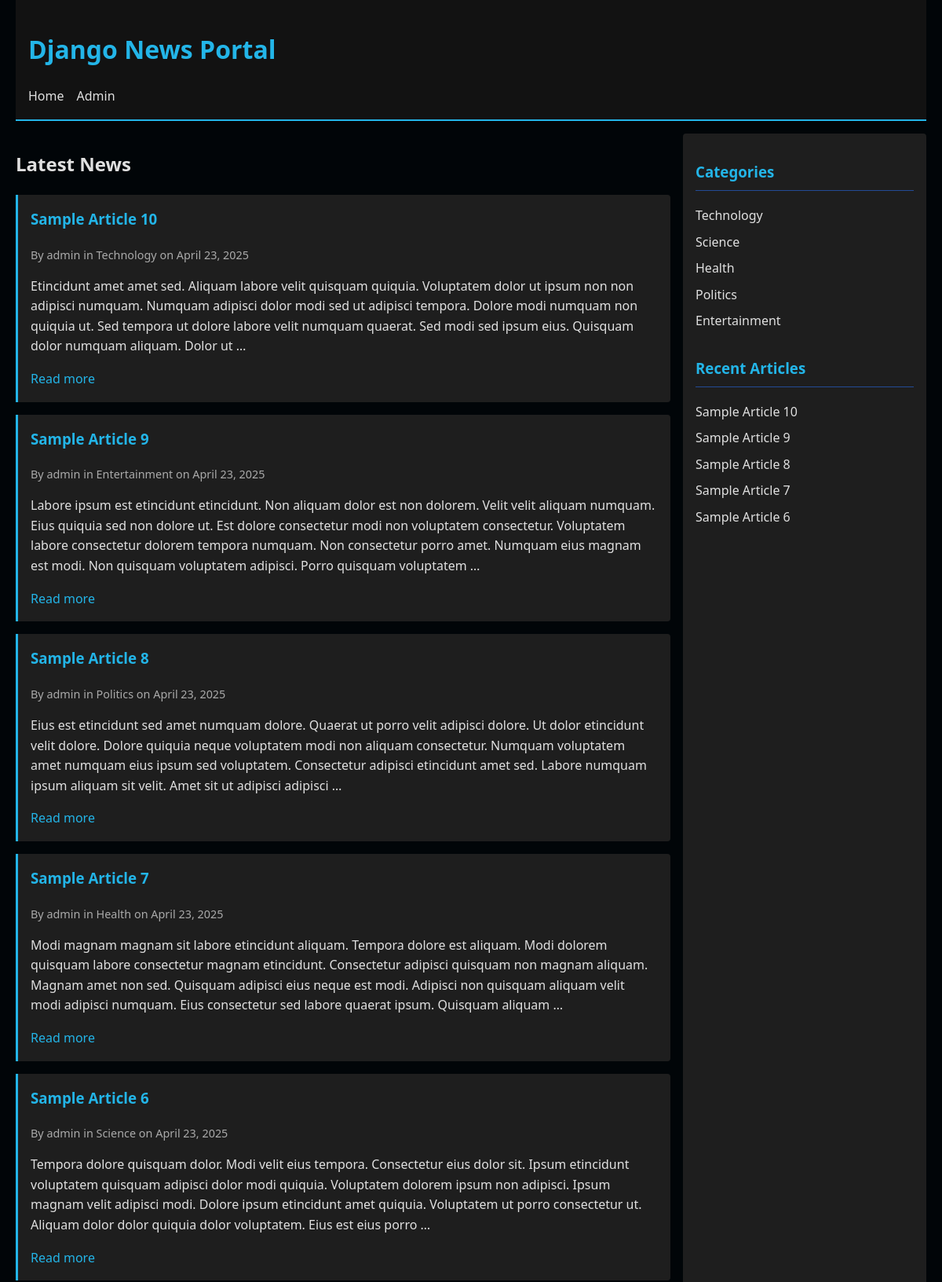
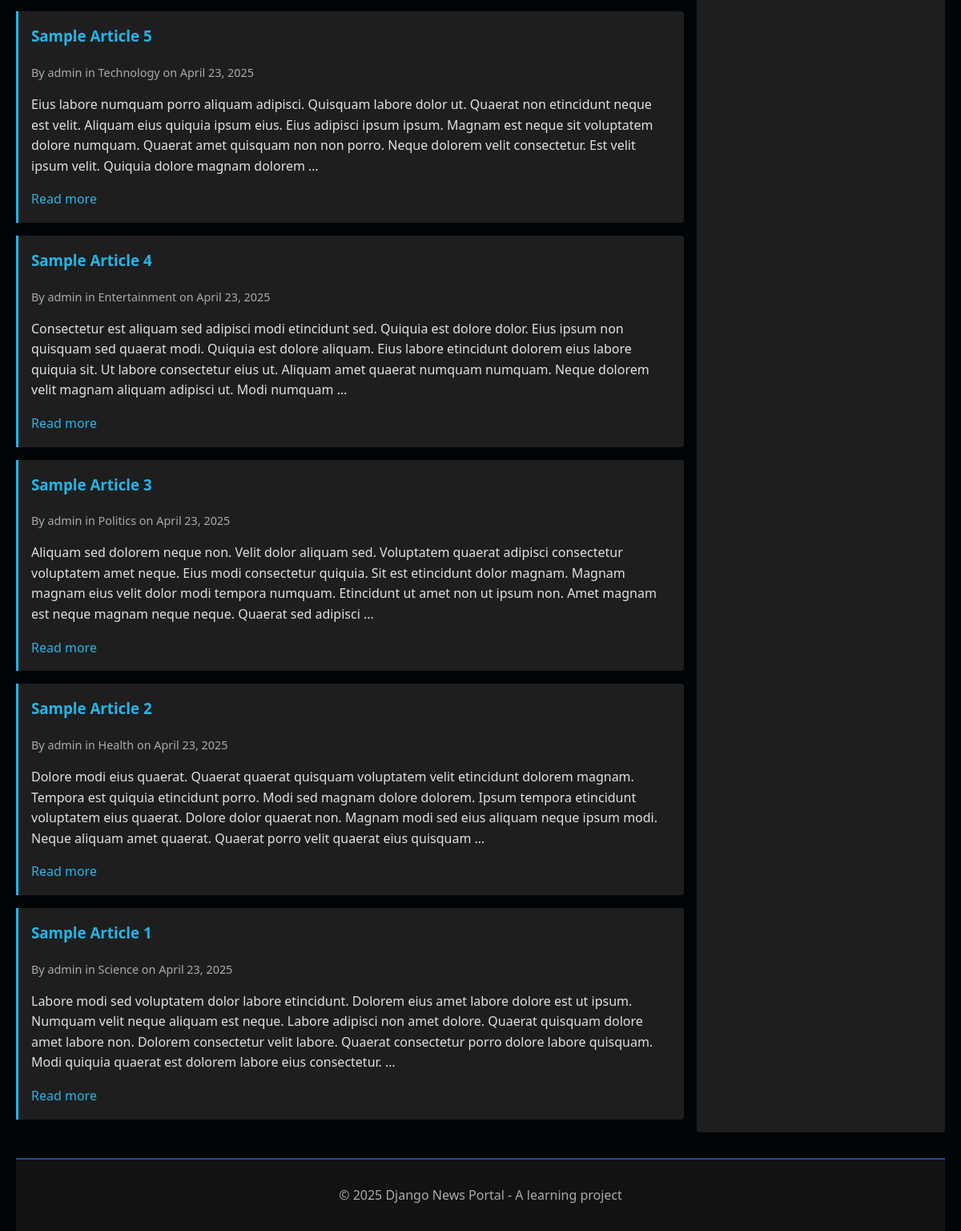
The page / on the database its author committed (2 pictures, top to bottom).
### news/models.py (models this page shows, shortened)
class Article(models.Model):
    STATUS_CHOICES = (
        ("draft", "Draft"),
        ("published", "Published"),
    )
    title = models.CharField(max_length=200)
    slug = models.SlugField(unique=True)
    content = models.TextField()
    image = models.ImageField(upload_to="articles/", blank=True)
    published_date = models.DateTimeField(auto_now_add=True)
    status = models.CharField(max_length=10, choices=STATUS_CHOICES, default="draft")
    category = models.ForeignKey(Category, on_delete=models.CASCADE, related_name="articles")
    author = models.ForeignKey(User, on_delete=models.CASCADE, related_name="articles")
    class Meta:
        ordering = ["-published_date"]
    def get_absolute_url(self):
        return reverse("news:article_detail", kwargs={"slug": self.slug})

class Category(models.Model):
    name = models.CharField(max_length=100)
    slug = models.SlugField(unique=True)
    class Meta:
        verbose_name_plural = "categories"

### news/views.py (the view)
# urls.py: path("", views.ArticleListView.as_view(), name="home"),
class ArticleListView(ListView):
    model = Article
    template_name = "news/home.html"
    context_object_name = "latest_articles"
    def get_queryset(self):
        return Article.objects.filter(status="published")
    def get_context_data(self, **kwargs):
        context = super().get_context_data(**kwargs)
        context["categories"] = Category.objects.all()
        context["recent_articles"] = Article.objects.filter(
            status="published"
        ).order_by("-published_date")[:5]
        return context

### news/templates/news/home.html (shortened to what this page needs)
{% extends "news/base.html" %}
{% block content %}
    <h2>Latest News</h2>
    {% for article in latest_articles %}
        <article class="article-card">
            <h3 class="article-card__title">
                <a href="{{ article.get_absolute_url }}" class="article-card__link">{{ article.title }}</a>
            </h3>
            <div class="article-card__meta">
                <span>By {{ article.author.username }}</span>
                <span>in {{ article.category.name }}</span>
                <span>on {{ article.published_date|date:"F j, Y" }}</span>
            </div>
            <div class="article-card__content">
                <p>{{ article.content|truncatewords:50 }}</p>
                <a href="{{ article.get_absolute_url }}" class="article-card__link">Read more</a>
            </div>
        </article>
    {% empty %}
        <p>No articles available.</p>
    {% endfor %}
{% endblock %}

### news/templates/news/base.html (shortened to what this page needs)
<!DOCTYPE html>
<html lang="en">
<head>
</head>
<body>
    <header class="header">
        <h1><a href="{% url 'news:home' %}" class="header__title">Django News Portal</a></h1>
        <nav class="nav">
            <ul class="nav__list">
                <li class="nav__item"><a href="{% url 'news:home' %}" class="nav__link">Home</a></li>
                <li class="nav__item"><a href="{% url 'admin:index' %}" class="nav__link">Admin</a></li>
            </ul>
        </nav>
    </header>
    <div class="layout">
        <main class="layout__main">
            {% block content %}{% endblock %}
        </main>
        <aside class="layout__sidebar">
            <section class="sidebar-section">
                <h3 class="sidebar-section__title">Categories</h3>
                <ul class="sidebar-list">
                    {% for category in categories %}
                        <li class="sidebar-list__item">
                            <a href="{{ category.get_absolute_url }}" class="sidebar-list__link">{{ category.name }}</a>
                        </li>
                    {% empty %}
                        <li class="sidebar-list__item">No categories available</li>
                    {% endfor %}
                </ul>
            </section>
            <section class="sidebar-section">
                <h3 class="sidebar-section__title">Recent Articles</h3>
                <ul class="sidebar-list">
                    {% for article in recent_articles %}
                        <li class="sidebar-list__item">
                            <a href="{{ article.get_absolute_url }}" class="sidebar-list__link">{{ article.title }}</a>
                        </li>
                    {% empty %}
                        <li class="sidebar-list__item">No recent articles</li>
                    {% endfor %}
                </ul>
            </section>
        </aside>
    </div>
    <footer class="footer">
        <p>&copy; {% now "Y" %} Django News Portal - A learning project</p>
    </footer>
</body>
</html>

### news/templates/news/base.html (style rules this page uses)
:root { --color-primary: #23B5E8; --color-secondary: #234B96; --color-black: #010508; --color-dark: #121212; --color-dark-lighter: #1E1E1E; --color-text: #E0E0E0; --color-text-muted: #AAAAAA; }
body { font-family: 'Segoe UI', Tahoma, Geneva, Verdana, sans-serif; line-height: 1.6; color: var(--color-text); background-color: var(--color-black); max-width: 1200px; margin: 0 auto; padding: 0 20px; }
.header { background-color: var(--color-dark); padding: 1rem; margin-bottom: 1rem; border-bottom: 2px solid var(--color-primary); }
.header__title { color: var(--color-primary); text-decoration: none; }
.nav__list { display: flex; list-style: none; padding: 0; margin: 0; }
.nav__item { margin-right: 1rem; }
.nav__link { color: var(--color-text); text-decoration: none; padding: 0.5rem 0; border-bottom: 2px solid transparent; transition: border-color 0.3s; }
.layout { display: flex; flex-wrap: wrap; }
.layout__main { flex: 3; min-width: 60%; }
.layout__sidebar { flex: 1; min-width: 250px; margin-left: 1rem; background-color: var(--color-dark-lighter); padding: 1rem; border-radius: 4px; }
.article-card { background-color: var(--color-dark-lighter); border-left: 3px solid var(--color-primary); padding: 1rem; margin-bottom: 1rem; border-radius: 0 4px 4px 0; }
.article-card__title { color: var(--color-primary); margin-top: 0; }
.article-card__link { color: var(--color-primary); text-decoration: none; }
.article-card__meta { color: var(--color-text-muted); font-size: 0.9rem; margin-bottom: 1rem; }
.article-card__content { margin-top: 1rem; }
.sidebar-section { margin-bottom: 2rem; }
.sidebar-section__title { color: var(--color-primary); border-bottom: 1px solid var(--color-secondary); padding-bottom: 0.5rem; }
.sidebar-list { list-style: none; padding: 0; }
.sidebar-list__item { margin-bottom: 0.5rem; }
.sidebar-list__link { color: var(--color-text); text-decoration: none; transition: color 0.3s; }
.footer { background-color: var(--color-dark); color: var(--color-text-muted); padding: 1rem; margin-top: 2rem; text-align: center; border-top: 2px solid var(--color-secondary); }

### rows shown on the page
Article: title "Sample Article 10", author.username "admin", category.name "Technology", published_date "April 23, 2025", content "Etincidunt amet amet sed. Aliquam labore velit quisquam quiquia. Voluptatem dolor ut ipsum non non adipisci numquam. Numquam adipisci dolor modi sed ut adipisci tempora. Dolore modi numquam non quiquia ut. Sed tempora ut dolore labore velit numquam quaerat. Sed modi sed ipsum eius. Quisquam dolor numquam aliquam. Dolor ut …"
Article: title "Sample Article 9", author.username "admin", category.name "Entertainment", published_date "April 23, 2025", content "Labore ipsum est etincidunt etincidunt. Non aliquam dolor est non dolorem. Velit velit aliquam numquam. Eius quiquia sed non dolore ut. Est dolore consectetur modi non voluptatem consectetur. Voluptatem labore consectetur dolorem tempora numquam. Non consectetur porro amet. Numquam eius magnam est modi. Non quisquam voluptatem adipisci. Porro quisquam voluptatem …"
Article: title "Sample Article 8", author.username "admin", category.name "Politics", published_date "April 23, 2025", content "Eius est etincidunt sed amet numquam dolore. Quaerat ut porro velit adipisci dolore. Ut dolor etincidunt velit dolore. Dolore quiquia neque voluptatem modi non aliquam consectetur. Numquam voluptatem amet numquam eius ipsum sed voluptatem. Consectetur adipisci etincidunt amet sed. Labore numquam ipsum aliquam sit velit. Amet sit ut adipisci adipisci …"
Article: title "Sample Article 7", author.username "admin", category.name "Health", published_date "April 23, 2025", content "Modi magnam magnam sit labore etincidunt aliquam. Tempora dolore est aliquam. Modi dolorem quisquam labore consectetur magnam etincidunt. Consectetur adipisci quisquam non magnam aliquam. Magnam amet non sed. Quisquam adipisci eius neque est modi. Adipisci non quisquam aliquam velit modi adipisci numquam. Eius consectetur sed labore quaerat ipsum. Quisquam aliquam …"
Article: title "Sample Article 6", author.username "admin", category.name "Science", published_date "April 23, 2025", content "Tempora dolore quisquam dolor. Modi velit eius tempora. Consectetur eius dolor sit. Ipsum etincidunt voluptatem quisquam adipisci dolor modi quiquia. Voluptatem dolorem ipsum non adipisci. Ipsum magnam velit adipisci modi. Dolore ipsum etincidunt amet quiquia. Voluptatem ut porro consectetur ut. Aliquam dolor dolor quiquia dolor voluptatem. Eius est eius porro …"
Article: title "Sample Article 5", author.username "admin", category.name "Technology", published_date "April 23, 2025", content "Eius labore numquam porro aliquam adipisci. Quisquam labore dolor ut. Quaerat non etincidunt neque est velit. Aliquam eius quiquia ipsum eius. Eius adipisci ipsum ipsum. Magnam est neque sit voluptatem dolore numquam. Quaerat amet quisquam non non porro. Neque dolorem velit consectetur. Est velit ipsum velit. Quiquia dolore magnam dolorem …"
Article: title "Sample Article 4", author.username "admin", category.name "Entertainment", published_date "April 23, 2025", content "Consectetur est aliquam sed adipisci modi etincidunt sed. Quiquia est dolore dolor. Eius ipsum non quisquam sed quaerat modi. Quiquia est dolore aliquam. Eius labore etincidunt dolorem eius labore quiquia sit. Ut labore consectetur eius ut. Aliquam amet quaerat numquam numquam. Neque dolorem velit magnam aliquam adipisci ut. Modi numquam …"
Article: title "Sample Article 3", author.username "admin", category.name "Politics", published_date "April 23, 2025", content "Aliquam sed dolorem neque non. Velit dolor aliquam sed. Voluptatem quaerat adipisci consectetur voluptatem amet neque. Eius modi consectetur quiquia. Sit est etincidunt dolor magnam. Magnam magnam eius velit dolor modi tempora numquam. Etincidunt ut amet non ut ipsum non. Amet magnam est neque magnam neque neque. Quaerat sed adipisci …"
Article: title "Sample Article 2", author.username "admin", category.name "Health", published_date "April 23, 2025", content "Dolore modi eius quaerat. Quaerat quaerat quisquam voluptatem velit etincidunt dolorem magnam. Tempora est quiquia etincidunt porro. Modi sed magnam dolore dolorem. Ipsum tempora etincidunt voluptatem eius quaerat. Dolore dolor quaerat non. Magnam modi sed eius aliquam neque ipsum modi. Neque aliquam amet quaerat. Quaerat porro velit quaerat eius quisquam …"
Article: title "Sample Article 1", author.username "admin", category.name "Science", published_date "April 23, 2025", content "Labore modi sed voluptatem dolor labore etincidunt. Dolorem eius amet labore dolore est ut ipsum. Numquam velit neque aliquam est neque. Labore adipisci non amet dolore. Quaerat quisquam dolore amet labore non. Dolorem consectetur velit labore. Quaerat consectetur porro dolore labore quisquam. Modi quiquia quaerat est dolorem labore eius consectetur. …"
Category: name "Technology"
Category: name "Science"
Category: name "Health"
Category: name "Politics"
Category: name "Entertainment"
